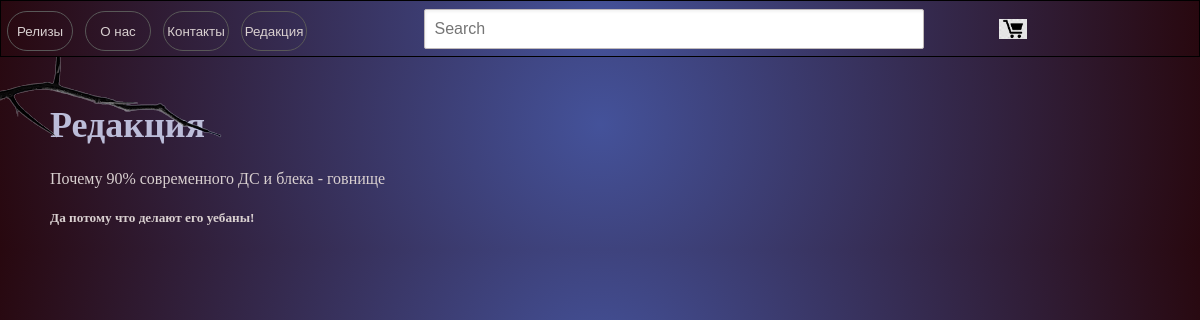
The app's page /redaction/ with its own data.
### redaction/models.py (models this page shows)
class Article(models.Model):
    title = models.CharField(max_length=1500)
    body = models.TextField(max_length=1500000)
    time_created = models.DateTimeField()
    author = models.CharField(max_length=32)
    picture = models.CharField(default='COMMING SOON', max_length=100)
    def get_absolute_url(self):
            return reverse('article_details', kwargs={'aid':self.id})

### redaction/views.py (the view)
# urls.py: path('redaction/', article_list_view, name='article_list'),
def article_list_view(request):
   queryset = Article.objects.all()
   context= {'object_list':queryset}
   return render(request, 'article_list.html', context)

### templates/article_list.html
{% extends 'base.html'%}
{% block content %}
<h1> Редакция </h1>
{% for instance in object_list %}
<p><a href='{{instance.get_absolute_url}}'</a>{{instance.title}} <p>
<h5> {{instance.body}} </h5>
{% endfor %}
{% endblock %}

### static/css/navbar.css (style rules this page uses)
a { text-decoration: none; color: rgb(217, 208, 208); }

### static/css/base.css (style rules this page uses)
body { margin: 0; padding-top: 80px; padding-left: 50px; padding-right: 50px; background: rgb(68, 82, 154); background: radial-gradient( circle, rgba(68, 82, 154, 1) 0%, rgba(40, 8, 15, 1) 100% ); }
h1 { font-size: 36px; font-weight: bold; color: rgb(188, 189, 217); }

### records on screen
Article: title "Почему 90% современного ДС и блека - говнище", body "Да потому что делают его уебаны!"
